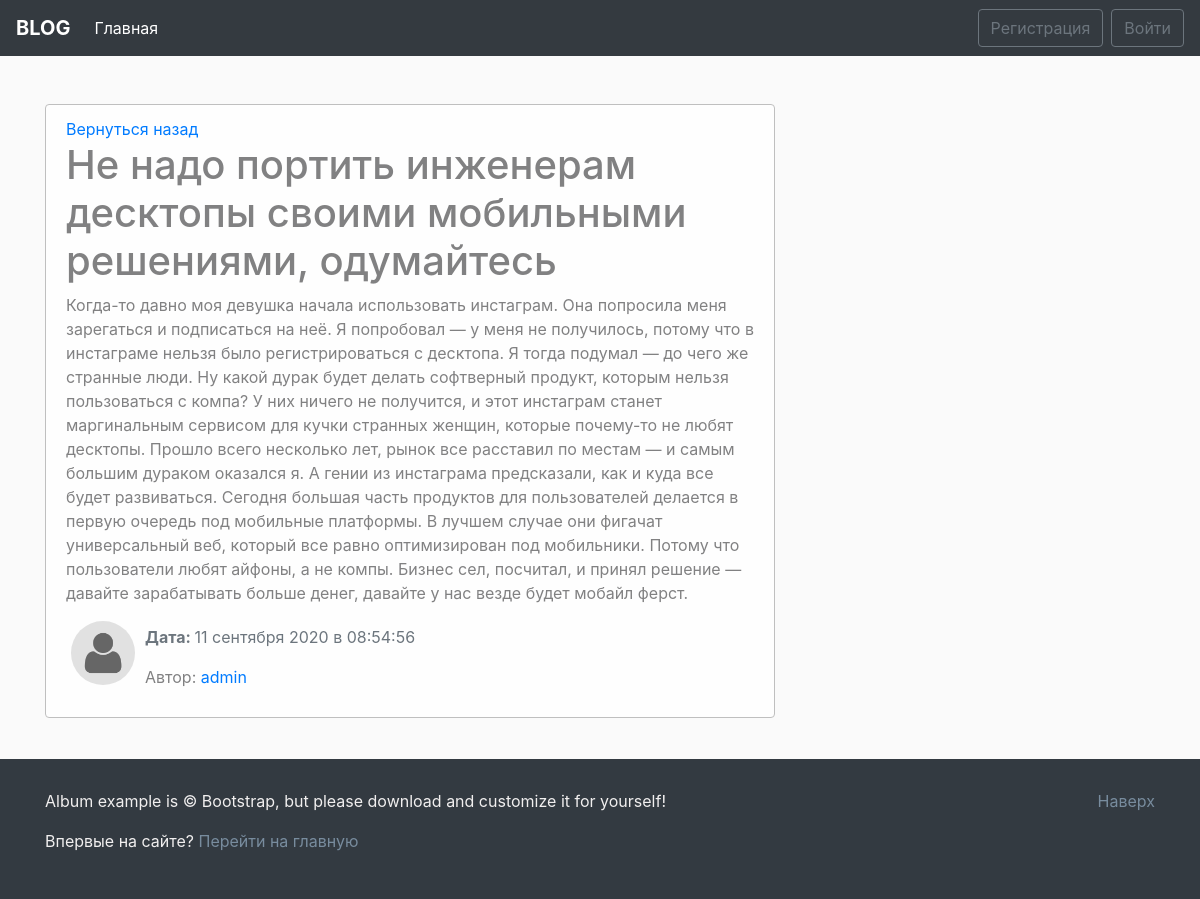
The page /news/3/ on the database as committed earlier.
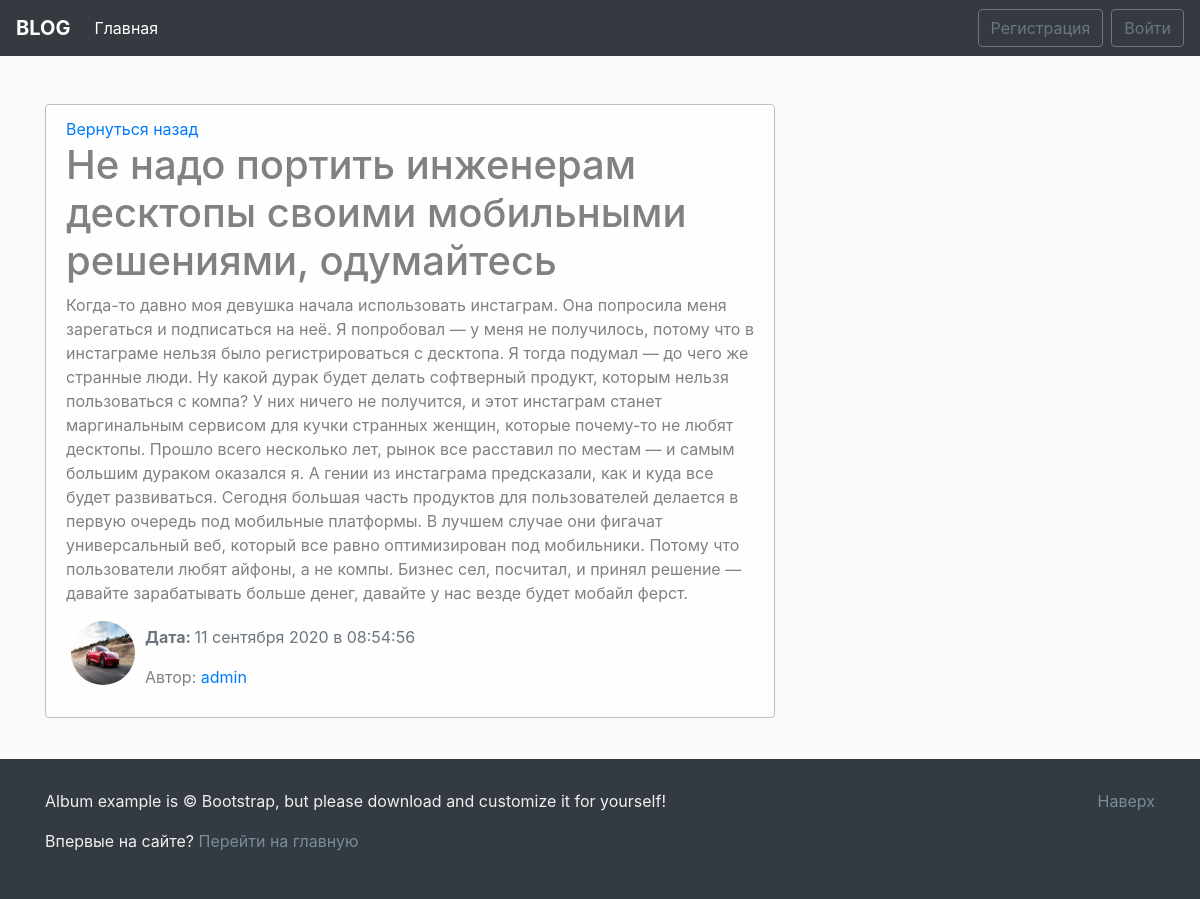
The same page on the database as committed later.
### blog/models.py (models this page shows, shortened)
class News(models.Model):
    title = models.CharField(max_length=100)
    text = models.TextField()
    date = models.DateTimeField(default=timezone.now)
    author = models.ForeignKey(User,on_delete=models.CASCADE)
    def __str__(self):
        return self.title

### users/models.py (models this page shows, shortened)
class Profile(models.Model):
    user = models.OneToOneField(User, on_delete=models.CASCADE)
    img = models.ImageField(default='default.jpg',upload_to='user_images')

### blog/views.py (the view)
# urls.py: path('news/<int:pk>/', views.NewsDetailView.as_view(), name = 'news-detail'),
class NewsDetailView(DetailView):
    model = News
    def get_context_data(self, *, object_list=None, **kwargs):
        ctx =  super(NewsDetailView,self).get_context_data(**kwargs)
        ctx['title'] = News.objects.filter(pk=self.kwargs['pk']).first()
        return ctx

### blog/templates/blog/news_detail.html (shortened to what this page needs)
{% extends 'blog/main.html' %}
{%block main_section%}
<div class="alert alert-light">
    <a href="{%url 'blog-home'%}">Вернуться назад</a>
    <h1>{{object.title}}</h1>
    <p>{{ object.text|safe}}</p>
    <div class="row">
        <div>
            {% if object.author.profile.img %}
            <img src="{{object.author.profile.img.url}}" alt="{{object.author}}" class="user_image">
            {% else %}
            <img src="/pictures/default.jpg" alt="{{object.author}}" class="user_image">
            {%endif%}
        </div>
        <div class="mt-1">
            <span class="text-muted"><p><b>Дата: </b>{{object.date|date:"d E Y в H:i:s" }}</p></span>
            <p>Автор: <a href="">{{object.author}}</a></p>
        </div>
    </div>
</div>
    {%endblock main_section%}

Rows that differ between the two databases and show on the page:
changed through a linked row, News "Не надо портить инженерам десктопы своими мобильными решениями, одумайтесь": author.profile.img: picture added in place of a placeholder
